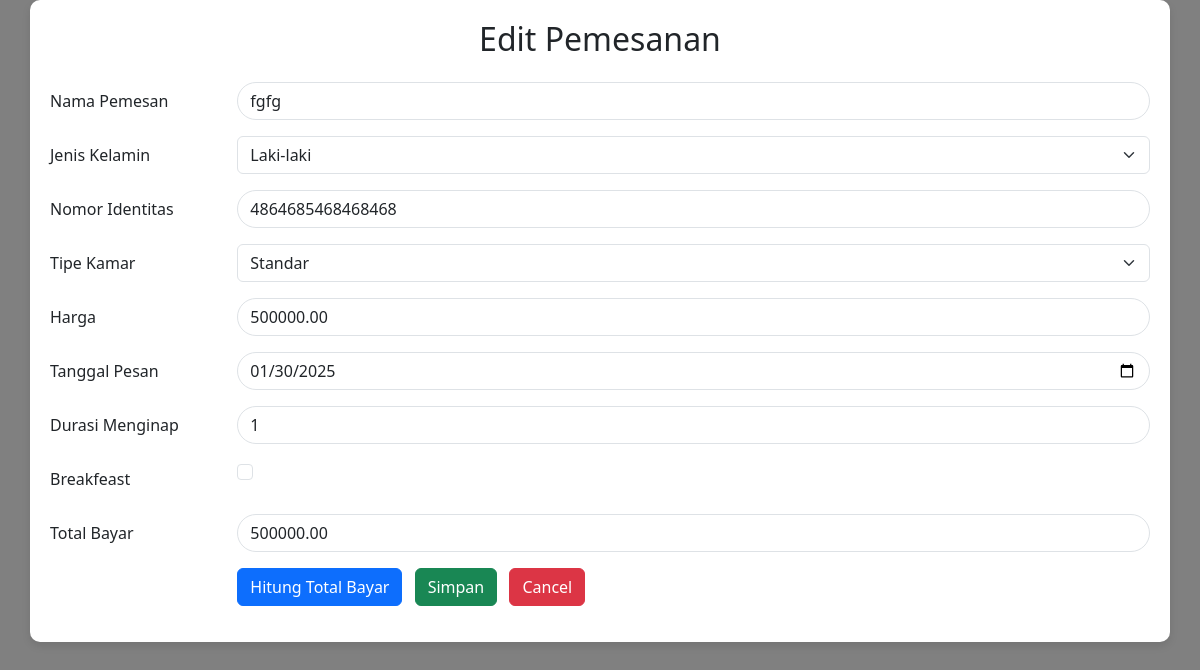
Page /formedit.php?id_pesanan=22 on the committed database.
### tables this page shows
CREATE TABLE `pesanan` (
  `id_pesanan` int(11) NOT NULL,
  `nama_pemesan` varchar(100) NOT NULL,
  `jenis_kelamin` enum('Laki-laki','Perempuan') NOT NULL,
  `nomor_identitas` varchar(16) NOT NULL,
  `tipe_kamar` enum('Standar','Deluxe','Executive') NOT NULL,
  `harga` decimal(10,2) NOT NULL,
  `tanggal_pesan` date NOT NULL,
  `durasi_menginap` int(11) NOT NULL,
  `breakfeast` tinyint(1) NOT NULL DEFAULT 0,
  `total_bayar` decimal(10,2) NOT NULL
);

### formedit.php (the view, shortened to what this page needs)
<?php
include 'koneksi.php';
function select($query)
{
    global $kon;
    $result = mysqli_query($kon, $query);
    $rows = [];
    while ($row = mysqli_fetch_assoc($result)) {
        $rows[] = $row;
    }
    return $rows;
}
$id_pesanan = (int) $_GET['id_pesanan'];
$pesanan = select("SELECT * FROM pesanan WHERE id_pesanan = $id_pesanan")[0];
?>
<!DOCTYPE html>
<html lang="en">
<head>
    <link href="https://cdn.jsdelivr.net/npm/bootstrap@5.3.3/dist/css/bootstrap.min.css" rel="stylesheet"
>
</head>
<body>
    <div class="container">
        <h2 class="text-center mb-4">Edit Pemesanan</h2>
        <form action="<?php echo $_SERVER['PHP_SELF']; ?>?id_pesanan=<?= $id_pesanan ?>" method="POST">
            <div class="mb-3 row">
                <label for="nama_pemesan" class="col-sm-2 col-form-label">Nama Pemesan</label>
                <div class="col-sm-10">
                    <input type="text" class="form-control" id="nama_pemesan" name="nama_pemesan" required
                        value="<?= $pesanan['nama_pemesan']; ?>">
                </div>
            </div>
            <div class="mb-3 row">
                <label for="jenis_kelamin" class="col-sm-2 col-form-label">Jenis Kelamin</label>
                <div class="col-sm-10">
                    <select class="form-select" id="jenis_kelamin" name="jenis_kelamin" required>
                        <option value="Laki-laki" <?= $pesanan['jenis_kelamin'] == 'Laki-laki' ? 'selected' : ''; ?>>
                            Laki-laki</option>
                    </select>
                </div>
            </div>
            <div class="mb-3 row">
                <label for="nomor_identitas" class="col-sm-2 col-form-label">Nomor Identitas</label>
                <div class="col-sm-10">
                    <input type="text" class="form-control" id="nomor_identitas" name="nomor_identitas" required
                        value="<?= $pesanan['nomor_identitas']; ?>" maxlength="16">
                </div>
            </div>
            <div class="mb-3 row">
                <label for="tipe_kamar" class="col-sm-2 col-form-label">Tipe Kamar</label>
                <div class="col-sm-10">
                    <select class="form-select" id="tipe_kamar" name="tipe_kamar" required>
                        <option value="Standar" <?= $pesanan['tipe_kamar'] == 'Standar' ? 'selected' : ''; ?>>Standar
                        </option>
                    </select>
                </div>
            </div>
            <div class="mb-3 row">
                <label for="harga" class="col-sm-2 col-form-label">Harga</label>
                <div class="col-sm-10">
                    <input type="text" class="form-control" id="harga" name="harga" required readonly
                        value="<?= $pesanan['harga']; ?>">
                </div>
            </div>
            <div class="mb-3 row">
                <label for="tanggal_pesan" class="col-sm-2 col-form-label">Tanggal Pesan</label>
                <div class="col-sm-10">
                    <input type="date" class="form-control" id="tanggal_pesan" name="tanggal_pesan" required
                        value="<?= $pesanan['tanggal_pesan']; ?>">
                </div>
            </div>
            <div class="mb-3 row">
                <label for="durasi_menginap" class="col-sm-2 col-form-label">Durasi Menginap</label>
                <div class="col-sm-10">
                    <input type="number" class="form-control" id="durasi_menginap" name="durasi_menginap" required
                        value="<?= $pesanan['durasi_menginap']; ?>">
                </div>
            </div>
            <div class="mb-3 row">
                <label for="breakfeast" class="col-sm-2 col-form-label">Breakfeast</label>
                <div class="col-sm-10">
                    <input type="checkbox" class="form-check-input" id="breakfeast" name="breakfeast" value="1"
                        <?= $pesanan['breakfeast'] ? 'checked' : ''; ?>>
                </div>
            </div>
            <div class="mb-3 row">
                <label for="total_bayar" class="col-sm-2 col-form-label">Total Bayar</label>
                <div class="col-sm-10">
                    <input type="text" class="form-control" id="total_bayar" name="total_bayar" required readonly
                        value="<?= $pesanan['total_bayar']; ?>">
                </div>
            </div>
            <div class="mb-3 row">
                <div class="col-sm-10 offset-sm-2">
                    <button type="button" name="hitung_total" class="btn btn-primary me-2"
                        onclick="hitungTotal()">Hitung Total Bayar</button>
                    <button type="submit" name="ubah" class="btn btn-success me-2">Simpan</button>
                    <button type="reset" class="btn btn-danger">Cancel</button>
                </div>
            </div>
        </form>
    </div>
</body>
</html>

### formedit.php (style rules this page uses)
body { background-color: gray; }
.container { background-color: white; padding: 20px; border-radius: 10px; box-shadow: 0 4px 8px rgba(0, 0, 0, 0.1); }
.form-control { border-radius: 20px; }
.form-check-input { accent-color: #007bff; }

### rows in the picture
pesanan: nama_pemesan "fgfg", jenis_kelamin "Laki-laki", nomor_identitas "4864685468468468", tipe_kamar "Standar", harga "500000.00", tanggal_pesan "01/30/2025", durasi_menginap "1", total_bayar "500000.00"
